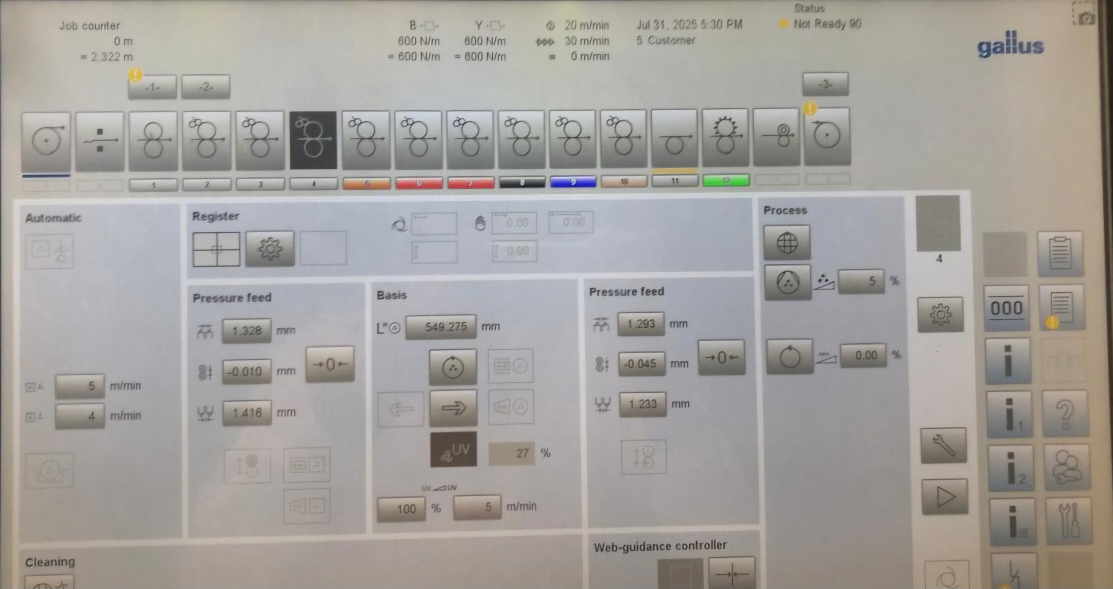
#> input picture SampleImage.png, 4452 x 2356 px (shown at 1/4 size)
$ jupyter execute --allow-errors main.ipynb
#> lines starting #> are read from the running program, lines starting #| are printed output that depends on the picture
[cell 1]
from PIL import Image
import pytesseract
import matplotlib.pyplot as plt

# If running on Windows, set the path manually
pytesseract.pytesseract.tesseract_cmd = r"C:\Program Files\Tesseract-OCR\tesseract.exe"

# Load your test image
img_path = "../SampleImage.png"
img = Image.open(img_path)
#> img is the input picture: PIL image 4452x2356 RGB; mean R, G, B 164, 160.5, 156.8

# Show image
plt.imshow(img)
plt.axis('on')
plt.title("Original CCTV Screen")
plt.show()

[cell 2]
# Crop coordinates: (left, top, right, bottom)
# Adjust these numbers slightly if needed
job_counter_crop = img.crop((400,470,800,550))      # Job counter box
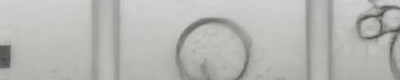
#> job_counter_crop: PIL image 400x80 RGB; mean R, G, B 181.5, 182.4, 178.5
datetime_crop = img.crop((1930, 410, 2230, 470))       # Date & Time area
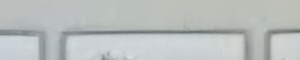
#> datetime_crop: PIL image 300x60 RGB; mean R, G, B 185.7, 190.9, 189.8
status_crop = img.crop((2320, 430, 2620, 470))        # Status area
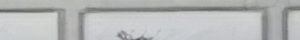
#> status_crop: PIL image 300x40 RGB; mean R, G, B 182.1, 183.9, 183.5

# Display crops
fig, axes = plt.subplots(1, 3, figsize=(12, 4))
axes[0].imshow(job_counter_crop); axes[0].set_title("Job Counter")
axes[1].imshow(datetime_crop); axes[1].set_title("Date & Time")
axes[2].imshow(status_crop); axes[2].set_title("Status")
for ax in axes: ax.axis('off')
plt.show()
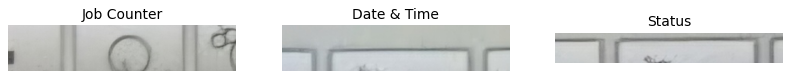
#> figure drawn by matplotlib, 3 panels
